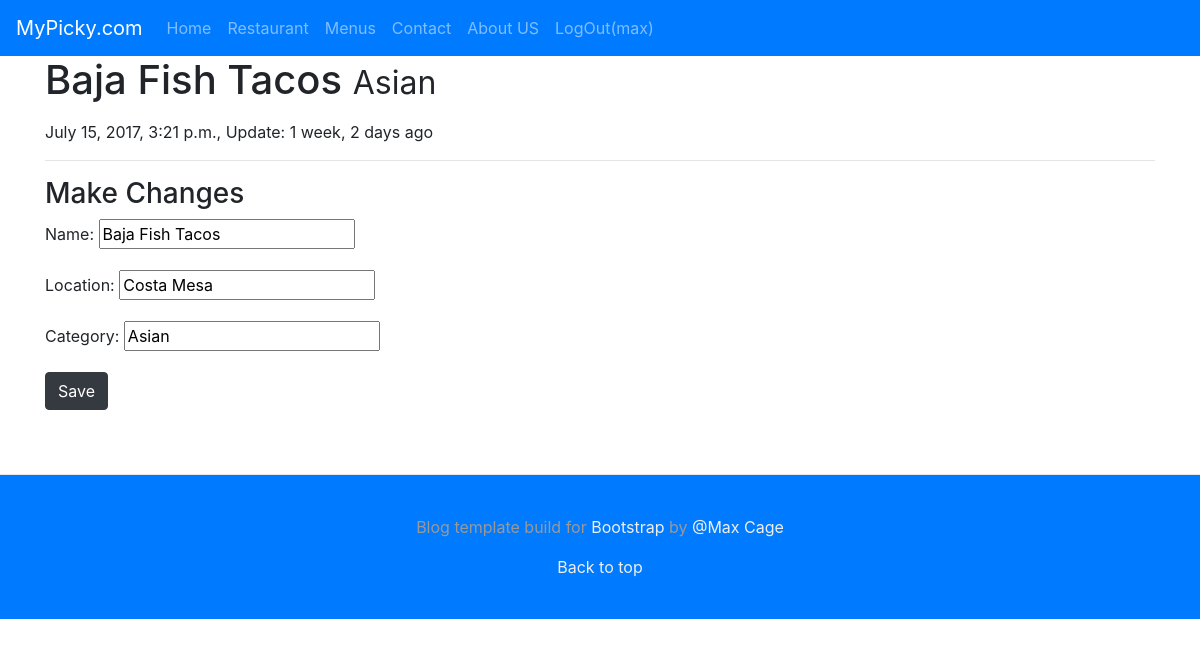
/restaurants/baja-fish-tacos/ (signed in), run on the app's committed database.
### restaurants/models.py (models this page shows, shortened)
class Restaurant(models.Model):
    owner = models.ForeignKey(User)
    name = models.CharField(max_length=120)
    location = models.CharField(max_length=120, blank=True, null=True)
    category = models.CharField(max_length=120, blank=True, null=True, validators=[validate_category])
    timestamp = models.DateTimeField(auto_now_add=True)
    update = models.DateTimeField(auto_now=True)
    slug = models.SlugField(blank=True, null=True)
    objects = RestaurantManager()
    @property
    def title(self):
        return self.name

### restaurants/views.py (the view)
# urls.py: url(r'^(?P<slug>[\w-]+)/$', RestaurantUpdateView.as_view(), name="detail"),
class RestaurantUpdateView(LoginRequiredMixin, UpdateView):
    form_class = RestaurantCreateForm
    template_name = 'restaurants/detail-update.html'
    login_url = '/login/'
    def get_queryset(self):
        return Restaurant.objects.filter(owner=self.request.user)
    def get_context_data(self, *args, **kwargs):
        context = super(RestaurantUpdateView, self).get_context_data(*args, **kwargs)
        name = self.get_object().name
        context['title'] = "Update Restaurant: {}".format(name)
        return context

### restaurants/forms.py (shortened to what this page needs)
class RestaurantCreateForm(forms.ModelForm):
    class Meta:
        model = Restaurant
        fields = [
            'name',
            'location',
            'category',
        ]

### restaurants/models.py (called while the page is built)
    def get_queryset(self):
        return RestaurantQuerySet(self.model, using=self._db)

### restaurants/templates/restaurants/detail-update.html (shortened to what this page needs)
{% extends "base.html" %}
{% block content %}
  <h1>{{form.instance.title}} <small>{{ form.instance.category }}</small></h1>
  <p>{{ form.instance.timestamp }}, Update: {{ form.instance.update|timesince }} ago</p>
  <hr/>
  <h3>Make Changes</h3>
  {% include "snippets/form-snippet.html" with form=form %}
{% endblock %}

### templates/snippets/nav.html (shortened to what this page needs)
  <nav class="navbar navbar-expand-lg navbar-dark bg-primary">
    <div class="collapse navbar-collapse" id="navbarTogglerDemo01">
      <a class="navbar-brand"  href="/">MyPicky.com</a>
      <ul class="navbar-nav mr-auto mt-2 mt-lg-0">
        <li class="nav-item"><a class="nav-link"  href="{% url 'home' %}">Home</a></li>
        {% if request.user.is_authenticated %}
        <li class="nav-item"><a class="nav-link" href="{% url 'restaurants:list' %}">Restaurant</a></li>
        <li class="nav-item"><a class="nav-link"  href="{% url 'menus:list' %}">Menus</a></li>
        {% endif %}
        <li class="nav-item"><a class="nav-link"  href="{% url 'contact' %}">Contact</a></li>
        <li class="nav-item"><a class="nav-link"  href="{% url 'about' %}">About US</a></li>
        {% if request.user.is_authenticated %}
          <li class="nav-item text-right">
            <a class="nav-link"  href="{% url 'logout' %}">
              LogOut({{request.user.username}})
            </a>
          </li>
        {% else %}
          <li class="nav-item text-right"><a class="nav-link"  href="{% url 'login' %}">Login</a></li>
        {% endif %}
      </ul>
    </div>
  </nav>

### templates/snippets/form-snippet.html (shortened to what this page needs)
<form class="form-group" method='POST'>
    {{ form.as_p }}
    <button type='submit' class="btn btn-dark">Save</button>
</form>

### data on the page
Restaurant: instance "Baja Fish Tacos", instance.category "Asian", instance.timestamp "July 15, 2017, 3:21 p.m.", instance.update "1 week, 2 days", name "Baja Fish Tacos", location "Costa Mesa", category "Asian"

### other printed values
{{ request.user.username }} "max"
